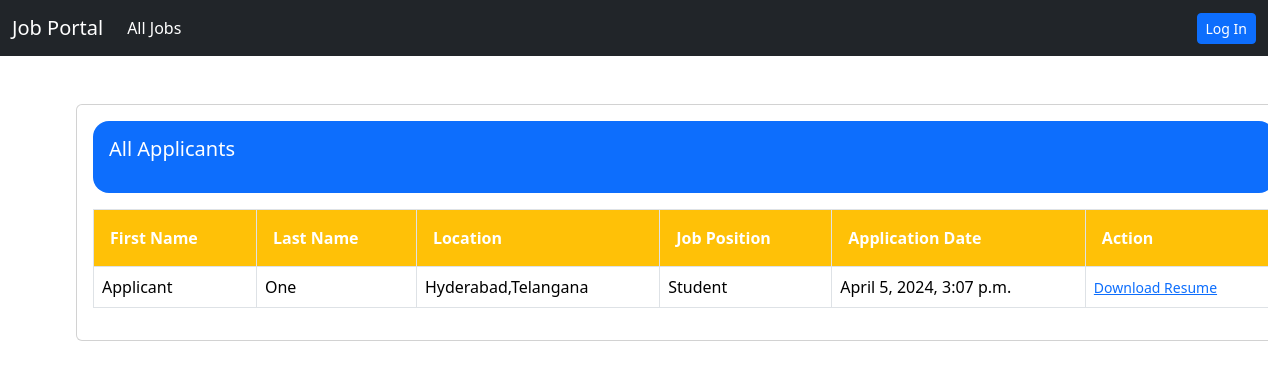
/job/all-applicants/1, run on the app's committed database.
### job/models.py (models this page shows)
class ApplyJob(models.Model):
    status_choices={
        ('Accepted', 'Accepted'),
        ('Declined', 'Declined'),
        ('Pending', 'Pending'),
    }
    user=models.ForeignKey(User, on_delete=models.CASCADE)
    job=models.ForeignKey(Job, on_delete=models.CASCADE)
    timestamp=models.DateTimeField(auto_now_add=True)
    status=models.CharField(max_length=20,choices=status_choices)

### users/models.py (models this page shows)
class User(AbstractUser):
    email = models.EmailField(unique=True)
    is_recruiter=models.BooleanField(default=False)
    is_applicant=models.BooleanField(default=False)
    has_resume=models.BooleanField(default=False)
    has_company=models.BooleanField(default=False)

### resume/models.py (models this page shows, shortened)
class Resume(models.Model):
    user=models.OneToOneField(User,on_delete=models.CASCADE)
    first_name=models.CharField(max_length=100,null=True,blank=True)
    surname=models.CharField(max_length=100,null=True,blank=True)
    location=models.CharField(max_length=100,null=True,blank=True)
    job_title=models.CharField(max_length=100,null=True,blank=True)
    upload_resume=models.FileField(upload_to='resume',null=True,blank=True)

### job/views.py (the view)
# urls.py: path('all-applicants/<int:pk>',views.all_applicants,name='all-applicants'),
def all_applicants(request,pk):
    job=Job.objects.get(pk=pk)
    applicants=job.applyjob_set.all()
    context={'job':job,'applicants':applicants}
    return render(request,'job/all_applicants.html',context)

### templates/job/all_applicants.html
{% extends 'base.html'%} {%block content%}
<div class="card mx-auto" style="width: 76rem">
  <div class="card-body">
    <div class="bg-primary text-white p-3 mb-3 rounded-4">
    <h5 class="card-title mb-3">All Applicants</h5>
    </div>
    <table class="table table-bordered">
      <thead>
        <tr>
          <th scope="col" class="bg-warning text-white p-3">First Name</th>
          <th scope="col" class="bg-warning text-white p-3">Last Name</th>
          <th scope="col" class="bg-warning text-white p-3">Location</th>
          <th scope="col" class="bg-warning text-white p-3">Job Position</th>
          <th scope="col" class="bg-warning text-white p-3">Application Date</th>
          <th scope="col" class="bg-warning text-white p-3">Action</th>
        </tr>
      </thead>
      <tbody>
        {% for applicant in applicants%}
        <tr>
          <td>{{applicant.user.resume.first_name}}</td>
          <td>{{applicant.user.resume.surname}}</td>
          <td>{{applicant.user.resume.location}}</td>
          <td>{{applicant.user.resume.job_title}}</td>
          <td>{{applicant.timestamp}}</td>
          <td><a target="_blank" href="{{applicant.user.resume.upload_resume.url}}"><small>Download Resume</small></a></td>
        </tr>
        {%endfor%}
      </tbody>
    </table>
  </div>
</div>
{%endblock content%}

### data on the page
ApplyJob: user.resume.first_name "Applicant", user.resume.surname "One", user.resume.location "Hyderabad,Telangana", user.resume.job_title "Student", timestamp "April 5, 2024, 3:07 p.m."
